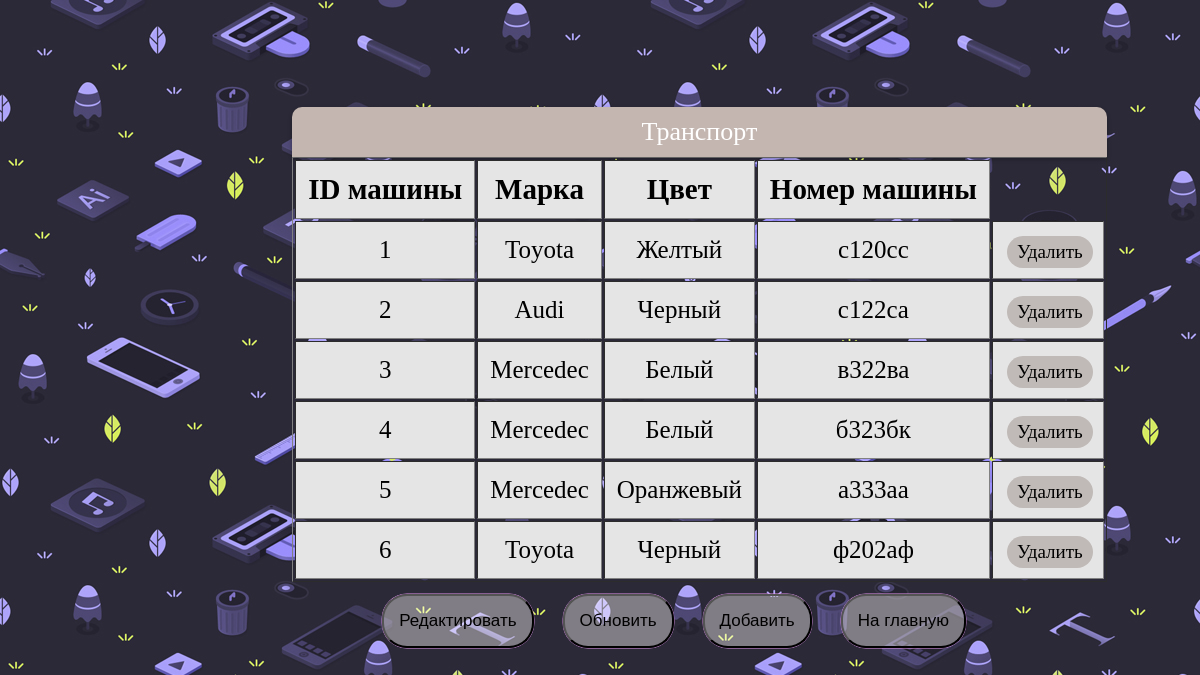
Page /визуал/tableadmin/adminauto.php on the committed database.
### визуал/tableadmin/adminauto.php (the view, shortened to what this page needs)
<?php
		$host = 'localhost';
		$user = 'root';
		$password = '';
		$db_name = 'служба доставки грузов 2';
		$link = mysqli_connect($host, $user, $password, $db_name);
	echo "<link rel='stylesheet' href='../style/styletableadminauto.css'>";
?>
<div class='all'>
<table border = "1" style ="font-size:25px">
<caption>Транспорт</caption>
	<tr>
		<th >ID машины</th>
		<th>Марка</th>
		<th>Цвет</th>
		<th>Номер машины</th>
	</tr>
	</div>
	<?php
		 $sql = mysqli_query($link, 'SELECT `ID машины`, `Марка`,`Цвет`,`Номер машины` FROM `Транспорт`');
		 while ($result = mysqli_fetch_array($sql)) {
		   echo '<tr>' .
				"<td>{$result['ID машины']}</td>" .
				"<td>{$result['Марка']}</td>" .
				"<td>{$result['Цвет']}</td>" .
				"<td>{$result['Номер машины']}</td>" .
				"<td><a href='?del_id={$result['ID машины']}'>Удалить</a></td>" .
				'</tr>';
		 }
	?>
</table>  <div class="knopki">
	<button> <a href="updateauto.php">Редактировать</a><br> </button>
	<button> <a href="adminauto.php">Обновить</a><br> </button>
	<button><a href="insertAuto.php">Добавить</a><br> </button>
	<button><a href="../adminindex.php">На главную</a><br> </button>
		</div>

### визуал/style/styletableadminauto.css (style rules this page uses)
table caption { background: rgb(196, 182, 176); border-top-left-radius: 10px; border-top-right-radius: 10px; padding: 10px; box-shadow: 0 2px 4px 0 rgba(0,0,0,.3); color: white; font-family: "Roboto Slab",serif; font-size: 26px; text-align: center; margin: 0; }
table td, table th { padding: 12px; font-size:25px; text-align: center; }
table th { text-align: center; font-size: 29px; }
table tr:nth-child(1n) { background: #E5E5E5; }
table td:last-of-type { text-align: center; }
table a { font-size:19px; display: inline-block; padding: 5px 10px; background: rgb(192, 186, 183); box-shadow: 2px 2px 0 0 #d3b6ad; position: relative; border-radius: 25px; }
table a:link { text-decoration: none; color:rgb(0, 0, 0); box-shadow: none; top: 2px; left: 2px; }
button { margin-left:25px; margin-top:12px; border-radius: 25px; padding:15px; font-size:17px; box-shadow:0 0 0 0.2px orange; box-shadow:0 0 0.5px 0.4px rgb(229, 149, 240); background-color: rgba(255, 249, 249, 0.4); }
a:link { color:black; text-decoration: none; }
.all { position: relative; margin-left:24%; margin-top: 9%; }
.knopki { margin-left:65px; }

### rows in the picture
транспорт: ID машины "1", Марка "Toyota", Цвет "Желтый", Номер машины "с120сс"
транспорт: ID машины "2", Марка "Audi", Цвет "Черный", Номер машины "с122са"
транспорт: ID машины "3", Марка "Mercedec", Цвет "Белый", Номер машины "в322ва"
транспорт: ID машины "4", Марка "Mercedec", Цвет "Белый", Номер машины "б323бк"
транспорт: ID машины "5", Марка "Mercedec", Цвет "Оранжевый", Номер машины "а333аа"
транспорт: ID машины "6", Марка "Toyota", Цвет "Черный", Номер машины "ф202аф"
